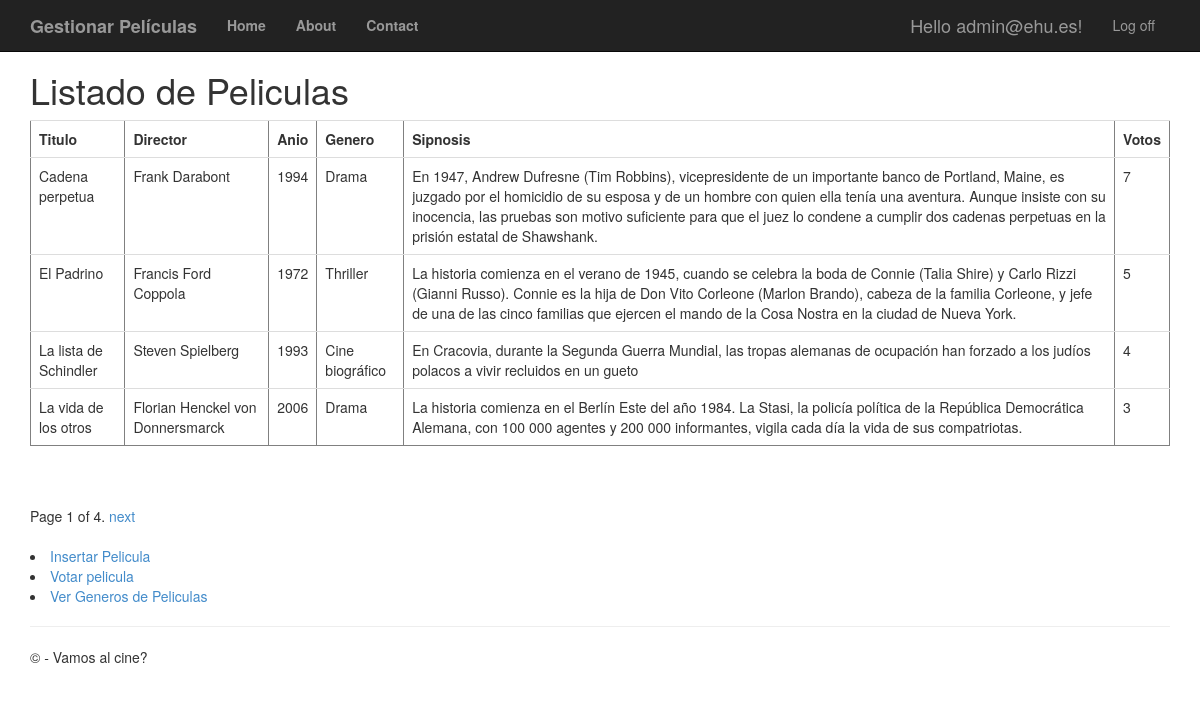
The page /peliculas/ (signed in) on the database its author committed.
### app/models.py (models this page shows, shortened)
class Pelicula(models.Model):
	titulo = models.CharField(max_length=100)
	direccion = models.CharField(max_length=60)
	anio = models.IntegerField(validators=[MaxValueValidator(99999999999)])
	genero = models.CharField(max_length=60)
	sinopsis = models.CharField(max_length=700)
	votos = models.IntegerField(validators=[MaxValueValidator(99999999999)])

### app/views.py (the view)
# urls.py: path('peliculas/', views.peliculas, name='peliculas'),
def peliculas(request):
	if not request.user.is_authenticated:
		return HttpResponseRedirect('/login')
	else:
		film_lista = Pelicula.objects.all().order_by('-votos')
		paginator = Paginator(film_lista, 4) #Se indica que se mostraran 4 peliculas por pagina
		page = request.GET.get('page')
		try:
			pelis = paginator.page(page)
		except PageNotAnInteger:
			pelis = paginator.page(1)
		except EmptyPage:
			pelis = paginator.page(paginator.num_pages)
		return render(request, 'app/peliculas.html', {'pelis': pelis})

### app/templates/app/peliculas.html (shortened to what this page needs)
{% extends "app/layout.html"%}
{% block content %}
<h1>Listado de Peliculas</h1>
<table border='1' class="table">
	<tr><td><b>Titulo</b></td><td><b>Director</b></td><td><b>Anio</b></td><td><b>Genero</b></td><td><b>Sipnosis</b></td><td><b>Votos</b></td></tr>
	{% for filma in pelis %}
	<tr>
		<td>{{ filma.titulo }}</td>
		<td>{{ filma.direccion }}</td>
		<td>{{ filma.anio }}</td>
		<td>{{ filma.genero }}</td>
		<td>{{ filma.sinopsis }}</td>
		<td>{{ filma.votos }}</td>
	</tr>
	{% endfor %}
</table>
<br />
{% if pelis.has_other_pages %}
<div class="pagination">
	<span class="step-links">
		<span class="current">
			Page {{ pelis.number }} of {{ pelis.paginator.num_pages }}.
		</span>
		{% if pelis.has_next %}
		<a href="?page={{ pelis.next_page_number }}">next</a>
		{% endif %}
	</span>
</div>
<br />
{% endif %}
{% if request.user.is_superuser %}
<li><a href="{% url 'new_pelicula' %}">Insertar Pelicula</a></li>
{% endif %}
<li><a href="{% url 'voto' %}">Votar pelicula</a></li>
<li><a href="{% url 'generos' %}">Ver Generos de Peliculas</a></li>
{% endblock %}

### app/templates/app/loginpartial.html (shortened to what this page needs)
{% if user.is_authenticated %}
<form id="logoutForm" action="/logout/" method="post" class="navbar-right">
    <ul class="nav navbar-nav navbar-right">
        <li><span class="navbar-brand">Hello {{ user.username }}!</span></li>
        <li><a href="javascript:document.getElementById('logoutForm').submit()">Log off</a></li>
    </ul>
</form>
{% else %}
<ul class="nav navbar-nav navbar-right">
    <li><a href="{% url 'registro' %}">Registro</a></li>
    <li><a href="{% url 'login' %}">Login</a></li>
</ul>
{% endif %}

### app/static/app/content/site.css (style rules this page uses)
body { padding-top: 50px; padding-bottom: 20px; }

### rows shown on the page
Pelicula: titulo "Cadena perpetua", direccion "Frank Darabont", anio "1994", genero "Drama", sinopsis "En 1947, Andrew Dufresne (Tim Robbins), vicepresidente de un importante banco de Portland, Maine, es juzgado por el homicidio de su esposa y de un hombre con quien ella tenía una aventura. Aunque insiste con su inocencia, las pruebas son motivo suficiente para que el juez lo condene a cumplir dos cadenas perpetuas en la prisión estatal de Shawshank.", votos "7"
Pelicula: titulo "El Padrino", direccion "Francis Ford Coppola", anio "1972", genero "Thriller", sinopsis "La historia comienza en el verano de 1945, cuando se celebra la boda de Connie (Talia Shire) y Carlo Rizzi (Gianni Russo). Connie es la hija de Don Vito Corleone (Marlon Brando), cabeza de la familia Corleone, y jefe de una de las cinco familias que ejercen el mando de la Cosa Nostra en la ciudad de Nueva York.", votos "5"
Pelicula: titulo "La lista de Schindler", direccion "Steven Spielberg", anio "1993", genero "Cine biográfico", sinopsis "En Cracovia, durante la Segunda Guerra Mundial, las tropas alemanas de ocupación han forzado a los judíos polacos a vivir recluidos en un gueto", votos "4"
Pelicula: titulo "La vida de los otros", direccion "Florian Henckel von Donnersmarck", anio "2006", genero "Drama", sinopsis "La historia comienza en el Berlín Este del año 1984. La Stasi, la policía política de la República Democrática Alemana, con 100 000 agentes y 200 000 informantes, vigila cada día la vida de sus compatriotas.", votos "3"

### other values the page prints
{{ user.username }} "admin@ehu.es"
{{ pelis.number }} "1"
{{ pelis.paginator.num_pages }} "4"
